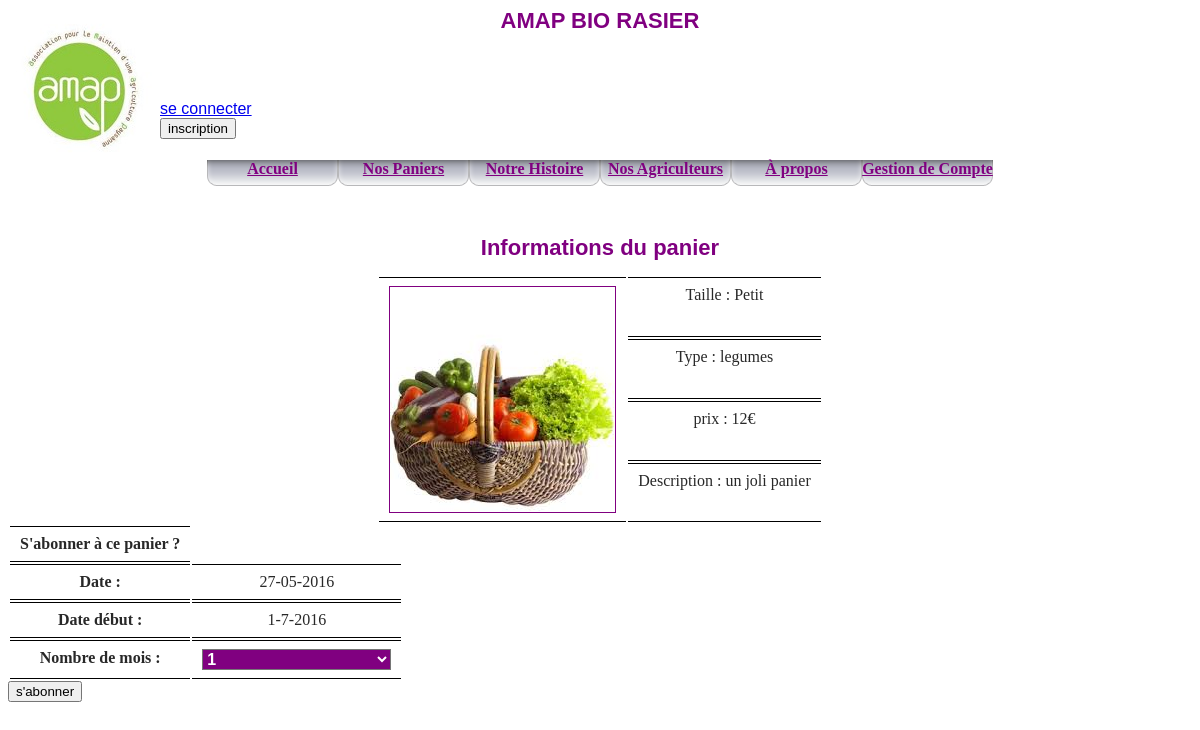
Page /index.php?section=detailpanier&idpanier=1 on the committed database.
### tables this page shows
CREATE TABLE IF NOT EXISTS `panier` (
  `idPanier` int(11) NOT NULL AUTO_INCREMENT,
  `descriptionPanier` varchar(150) NOT NULL,
  `idType` int(11) NOT NULL,
  `idTaille` int(11) NOT NULL,
  `prix` float NOT NULL,
  `image` varchar(100) NOT NULL,
  PRIMARY KEY (`idPanier`)
);

CREATE TABLE IF NOT EXISTS `taille_panier` (
  `idTaille` int(11) NOT NULL AUTO_INCREMENT,
  `libelleTaille` varchar(50) NOT NULL,
  PRIMARY KEY (`idTaille`)
);

CREATE TABLE IF NOT EXISTS `type_panier` (
  `idType` int(11) NOT NULL,
  `libelleType` varchar(30) NOT NULL
);

### controleur/panier.php (called while the page is built, shortened)
<?php
	include_once('modele/mod_panier.php');
	$panier = get_info_panier($_GET['idpanier']);
	$wtaille=$panier['libelleTaille'];
	$wtype=$panier['libelleType'];
	$wdescription=$panier['descriptionPanier'];
	$wimage=$panier['image'];
	$wprix=$panier['prix'];
	$jourdebut=intval(date("d"));
	$moisdebut=intval(date("m"));
	$andebut=intval(date("Y"));
	if($jourdebut >= 15)
	{
		$jourdebut=1;
		$moisdebut=$moisdebut+2;
	}else{
		$jourdebut=1;
		$moisdebut=$moisdebut+1;
	}
	$datedebut = $jourdebut."-".$moisdebut."-".$andebut;
	include_once('vue/vue_panier.php');

### modele/mod_panier.php (called while the page is built)
<?php
function get_info_panier($idpanier)
{
    global $bdd;
    $req = $bdd->prepare("SELECT * FROM panier , type_panier , taille_panier WHERE panier.idType = type_panier.idType AND panier.idTaille = taille_panier.idTaille AND idpanier = ".$idpanier." ORDER BY panier.idType");
	$req->execute();
    $panier = $req->fetch();
    return $panier;
}

### vue/vue_panier.php (the view, shortened to what this page needs)
<?php
	include "vue/vue_entete.php";
?>
<div id= 'Corps'>
	  <H1>Informations du panier</H1>
<center>
	<table id=detailpanier>
		<tr>
			<td rowspan='4'><IMG  src="vue/images/<?php echo($wimage); ?>"></td>
			<td>Taille : <?php echo($wtaille); ?></BR></td>
		</tr><tr>
			<td> Type : <?php echo($wtype); ?></BR></td>
		</tr><tr>
			<td> prix : <?php echo($wprix);?>&euro; </BR></td>
		</tr><tr>
			<td> Description : <?php echo($wdescription);?></td>
		</tr>
	</table>
</center>
<form action="index.php?" method="get" name="aboPanier">
	<table>
		<tr>
			<td><strong>S'abonner à ce panier ?</strong></td>
		</tr><tr>
			<td><label for="date"><strong>Date :</strong></label></td>
			<td><?php echo($today=date("d-m-Y")); ?></td>
		</tr><tr>
			<td><label for="debut"><strong>Date début :</strong></label></td>
			<td><?php echo ($datedebut); ?></td>
		</tr><tr>
			<td><label for="mois"><strong>Nombre de mois :</strong></label></td>
			<td><SELECT name="mois" size="1">
				<OPTION>1</OPTION>
				<OPTION>12</OPTION></td>
		</tr>
	</table>
<input type="submit" name="chocopause" value="s'abonner">
</form>
</div>
</body>
</html>

### vue/feuilleAMAP.css (style rules this page uses)
BODY, TD { color : black; font-family : arial; font-size: medium; text-align: left; background-image: url(./images/application/degrad�duswagg.PNG); background-position: center center; background-repeat: no-repeat; background-attachment: fixed; background-size: cover; -moz-background-size: 100% 100%; -o-background-size: 100% 100%; -webkit-background-size: 100% 100%; background-size: 100% 100%; margin-bottom:-20px; }
H1 { font-family : Arial; font-size: 22; color : purple; text-align: center; }
td { font-family: serif; text-align : center; color : #282828; padding-left : 10px; padding-right : 10px; padding-bottom : 8px; padding-top : 8px; vertical-align : top; border-top : thin solid black; border-bottom : thin solid black; }
td img { border: thin solid purple; }
select { color: white; background-color : Purple; width : 5cm; font-weight : bold; font-size : medium; }
input { color: Black; }
#Corps { padding-top:30px; height: 900px; }

### rows in the picture
panier: image (picture), idTaille.libelleTaille "Petit", type_panier.libelleType "legumes", prix "12", descriptionPanier "un joli panier"

### other values in the picture
$datedebut "1-7-2016"
